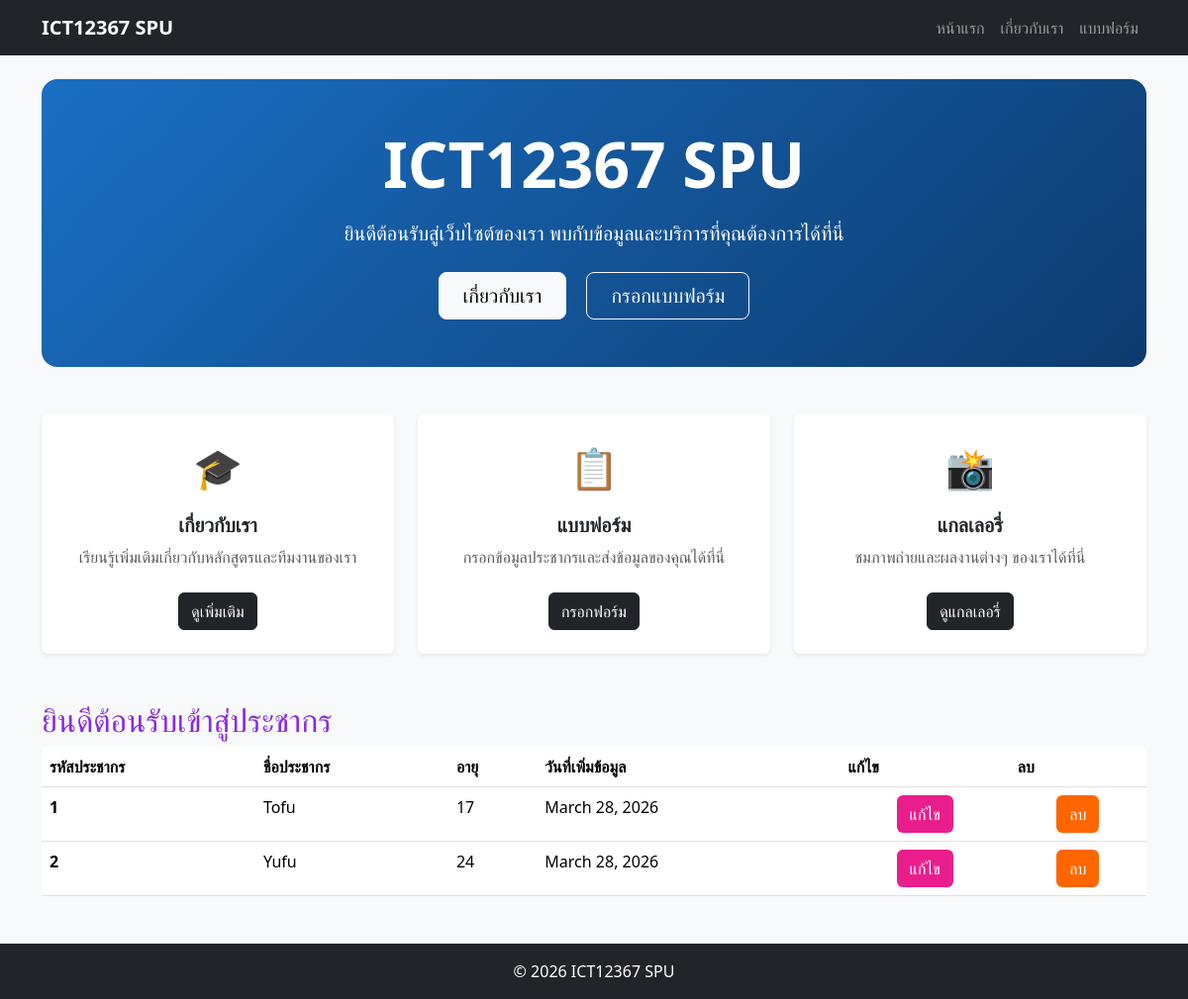
Before: / with the older database file.
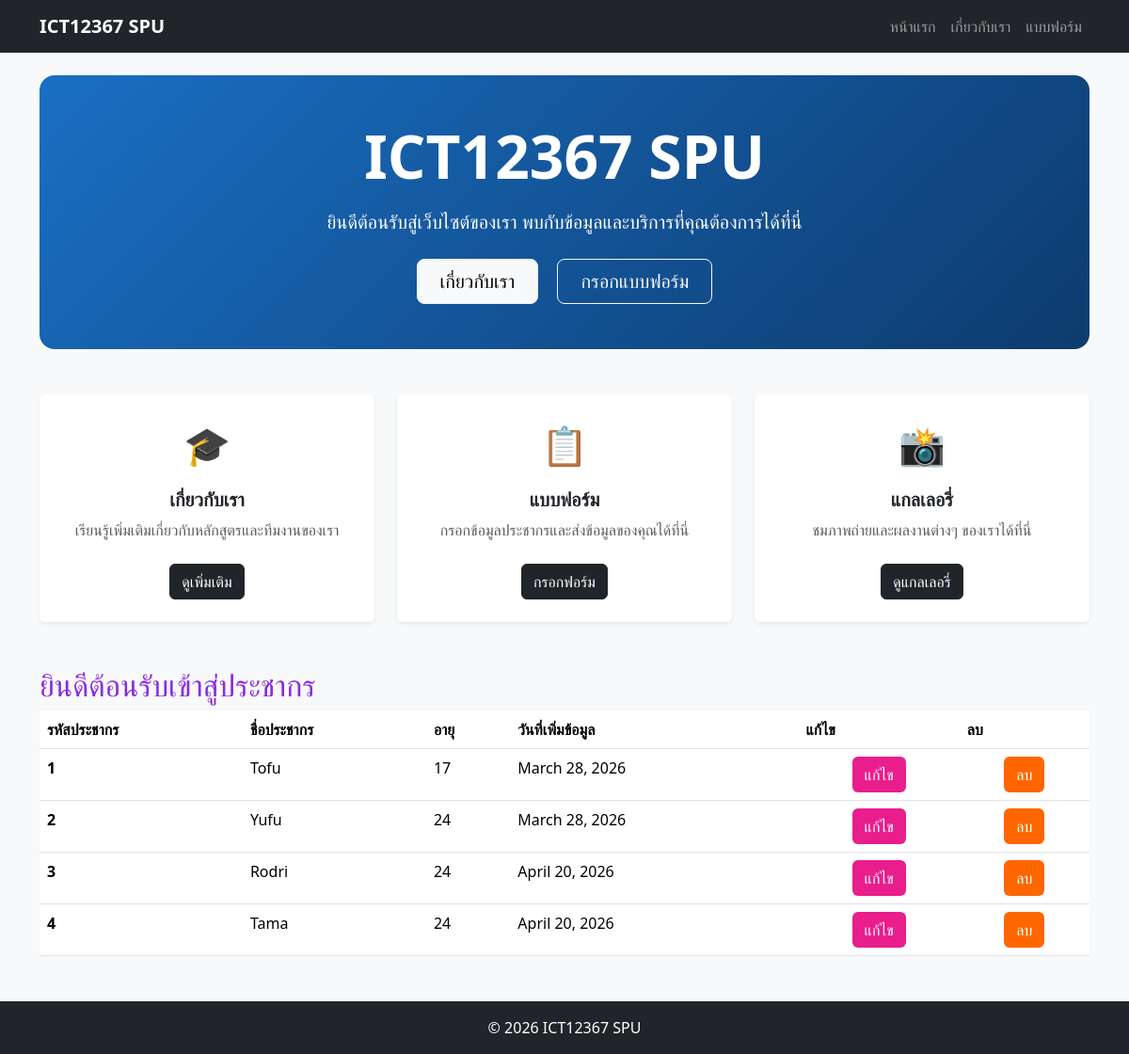
After: the same page with the newer database file.
### myapp/models.py (models this page shows, shortened)
class Person(models.Model):
    name = models.CharField(max_length=100)
    age = models.IntegerField()
    date = models.DateField(auto_now_add=True)

### myapp/views.py (the view)
# urls.py: path('', views.index),
def index(request):
    all_Person = Person.objects.all()
    return render(request, "index.html", {"all_person": all_Person})

### myapp/templates/index.html (shortened to what this page needs)
{% extends "base.html" %}
{% block content %}
<div class="text-center py-5 px-4 rounded-4 text-white mb-5"
     style="background: linear-gradient(135deg, #1a6fc4, #0d3b6e);">
    <h1 class="display-3 fw-bold">ICT12367 SPU</h1>
    <p class="lead mt-3 mx-auto" style="max-width: 600px;">
        ยินดีต้อนรับสู่เว็บไซต์ของเรา พบกับข้อมูลและบริการที่คุณต้องการได้ที่นี่
    </p>
    <div class="mt-4">
        <a href="/about" class="btn btn-light btn-lg me-3 px-4">เกี่ยวกับเรา</a>
        <a href="/form" class="btn btn-outline-light btn-lg px-4">กรอกแบบฟอร์ม</a>
    </div>
</div>
<div class="row g-4 text-center mb-5">
    <div class="col-md-4">
        <div class="card h-100 shadow-sm border-0">
            <div class="card-body py-4">
                <div class="fs-1 mb-3">🎓</div>
                <h5 class="card-title fw-bold">เกี่ยวกับเรา</h5>
                <p class="card-text text-muted">เรียนรู้เพิ่มเติมเกี่ยวกับหลักสูตรและทีมงานของเรา</p>
                <a href="/about" class="btn btn-dark mt-2">ดูเพิ่มเติม</a>
            </div>
        </div>
    </div>
    <div class="col-md-4">
        <div class="card h-100 shadow-sm border-0">
            <div class="card-body py-4">
                <div class="fs-1 mb-3">📋</div>
                <h5 class="card-title fw-bold">แบบฟอร์ม</h5>
                <p class="card-text text-muted">กรอกข้อมูลประชากรและส่งข้อมูลของคุณได้ที่นี่</p>
                <a href="/form" class="btn btn-dark mt-2">กรอกฟอร์ม</a>
            </div>
        </div>
    </div>
    <div class="col-md-4">
        <div class="card h-100 shadow-sm border-0">
            <div class="card-body py-4">
                <div class="fs-1 mb-3">📸</div>
                <h5 class="card-title fw-bold">แกลเลอรี่</h5>
                <p class="card-text text-muted">ชมภาพถ่ายและผลงานต่างๆ ของเราได้ที่นี่</p>
                <a href="/about" class="btn btn-dark mt-2">ดูแกลเลอรี่</a>
            </div>
        </div>
    </div>
</div>
<h2 style="color: blueviolet;">ยินดีต้อนรับเข้าสู่ประชากร</h2>
<table class="table table-hover">
    <thead>
        <tr>
            <th scope="col">รหัสประชากร</th>
            <th scope="col">ชื่อประชากร</th>
            <th scope="col">อายุ</th>
            <th scope="col">วันที่เพิ่มข้อมูล</th>
            <th scope="col">แก้ไข</th>
            <th scope="col">ลบ</th>
        </tr>
    </thead>
    <tbody>
    {% for person in all_person %}
    <tr>
        <th scope="row">{{ person.id }}</th>
        <td>{{ person.name }}</td>
        <td>{{ person.age }}</td>
        <td>{{ person.date|date:"F j, Y" }}</td>
        <td class="text-center">
            <a href="/edit/{{ person.id }}/" class="btn" style="background-color: #e91e8c; color: white;">แก้ไข</a>
        </td>
        <td class="text-center">
            <a href="/delete/{{ person.id }}/" class="btn" style="background-color: #ff6600; color: white;">ลบ</a>
        </td>
    </tr>
    {% endfor %}
</tbody>
</table>
{% endblock %}

### myapp/templates/base.html (shortened to what this page needs)
<!DOCTYPE html>
<html lang="th">
<head>
    <link href="https://cdn.jsdelivr.net/npm/bootstrap@5.3.2/dist/css/bootstrap.min.css" rel="stylesheet">
</head>
<body class="bg-light">
<nav class="navbar navbar-expand-lg navbar-dark bg-dark">
    <div class="container">
        <a class="navbar-brand fw-bold" href="/">ICT12367 SPU</a>
        <div class="navbar-nav ms-auto">
            <a class="nav-link" href="/">หน้าแรก</a>
            <a class="nav-link" href="/about">เกี่ยวกับเรา</a>
            <a class="nav-link" href="/form">แบบฟอร์ม</a>
        </div>
    </div>
</nav>
<div class="container mt-4">
    {% block content %}
    {% endblock %}
</div>
<footer class="text-center text-white py-3 mt-5 bg-dark">
    © 2026 ICT12367 SPU
</footer>
</body>
</html>

Changed rows visible on the page:
added Person: id "3", name "Rodri", age "24", date "April 20, 2026"
added Person: id "4", name "Tama", age "24", date "April 20, 2026"
